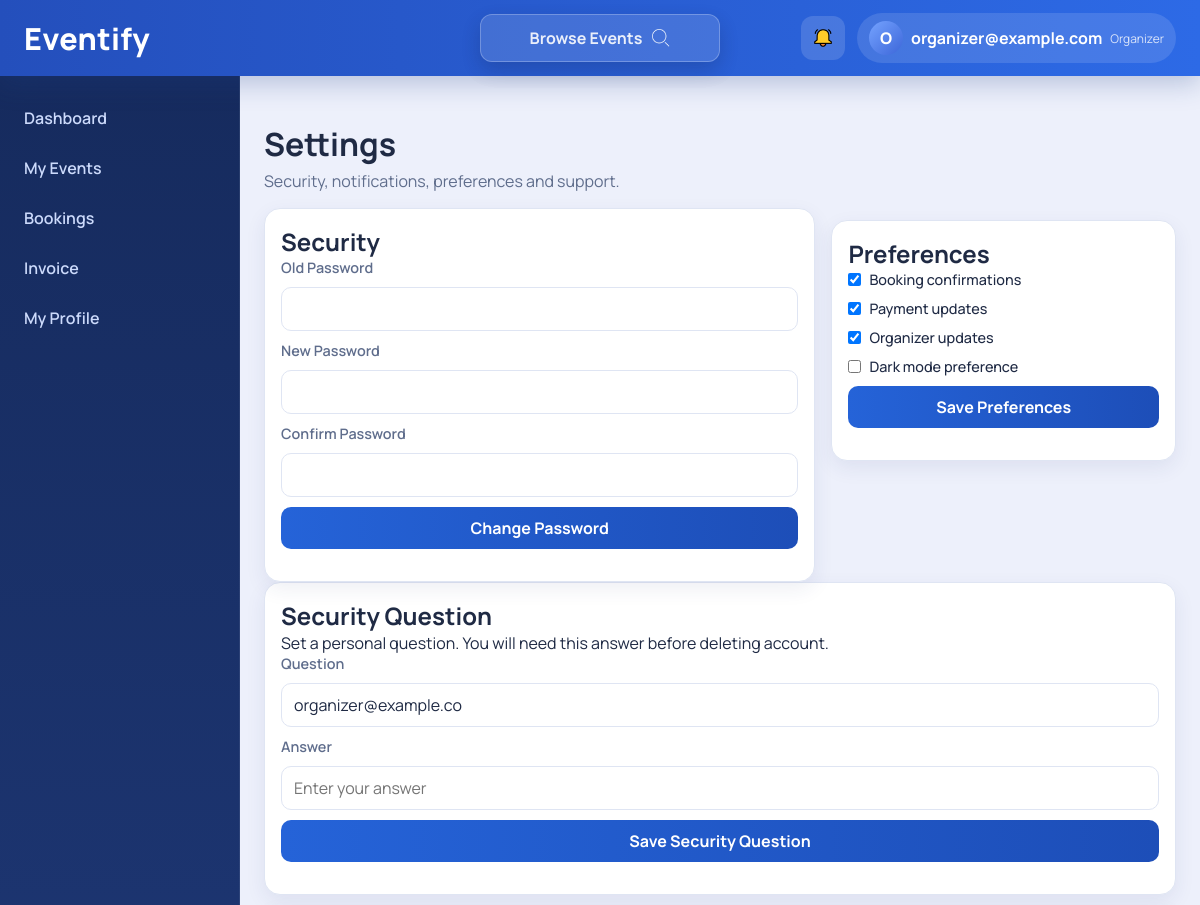
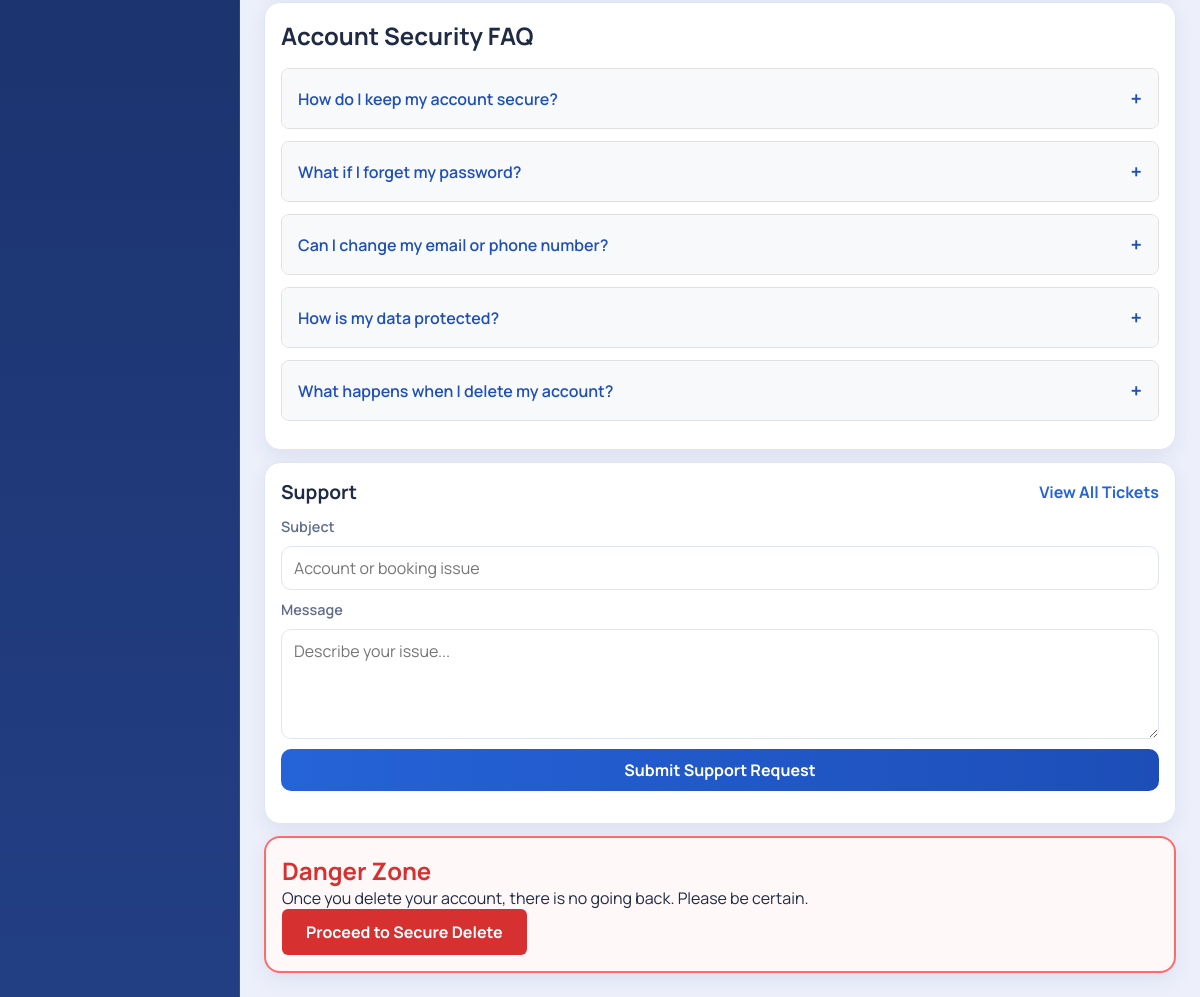
/settings/ (signed in), run on the app's committed database (2 pictures, top to bottom).
### core/models.py (models this page shows, shortened)
class Profile(models.Model):
    ROLE_USER = "user"
    ROLE_ORGANIZER = "organizer"
    ROLE_CHOICES = (
        (ROLE_USER, "User"),
        (ROLE_ORGANIZER, "Organizer"),
    )
    user = models.OneToOneField(User, on_delete=models.CASCADE, related_name="profile")
    role = models.CharField(max_length=20, choices=ROLE_CHOICES, default=ROLE_USER)
    contact = models.CharField(max_length=150)
    phone = models.CharField(max_length=40, blank=True)
    address = models.CharField(max_length=255, blank=True)
    profile_image = models.ImageField(upload_to="profile_images/", blank=True, null=True)
    notification_booking = models.BooleanField(default=True)
    notification_payment = models.BooleanField(default=True)
    notification_updates = models.BooleanField(default=True)
    security_question = models.CharField(max_length=255, blank=True)
    security_answer_hash = models.CharField(max_length=255, blank=True)
    language = models.CharField(max_length=30, default="English")
    dark_mode = models.BooleanField(default=False)
    created_at = models.DateTimeField(auto_now_add=True)
    class Meta:
        constraints = [
            models.UniqueConstraint(fields=["contact", "role"], name="uniq_profile_contact_role"),
        ]

### core/views.py (the view)
# urls.py: path("settings/", views.settings_view, name="settings"),
@login_required(login_url="auth_page")
def settings_view(request):
    ensure_seeded()
    if request.method == "POST":
        if "securityQuestion" in request.POST or "securityAnswer" in request.POST:
            return save_security_question(request)
        return redirect("settings")
    return render_app(request, "core/settings.html", "settings")

### core/services.py (called while the page is built, shortened)
def normalize_language(value):
    selected = (value or "English").strip().title()
    if selected in SUPPORTED_LANGUAGES:
        return selected
    return "English"

def ui_labels(language):
    selected = normalize_language(language)
    return {
        "browse_events": "Browse Events",
        "dashboard": "Dashboard",
        "my_events": "My Events",
        "bookings": "Bookings",
        "my_bookings": "My Bookings",
        "event_history": "Event History",
        "invoice": "Invoice",
        "my_profile": "My Profile",
        "settings": "Settings",
        "logout": "Logout",
        "notifications_aria": "Notifications",
        "browse_events_aria": "Browse Events",
    }

def menu_by_role(role, language="English"):
    labels = ui_labels(language)
    if role == Profile.ROLE_ORGANIZER:
        return [
            {"key": "dashboard", "label": labels["dashboard"], "href": "/dashboard/"},
            {"key": "my-events", "label": labels["my_events"], "href": "/my-events/"},
            {"key": "organizer-bookings", "label": labels["bookings"], "href": "/organizer-bookings/"},
            {"key": "invoices", "label": labels["invoice"], "href": "/invoices/"},
            {"key": "profile", "label": labels["my_profile"], "href": "/profile/"},
        ]

### core/templatetags/core_tags.py (called while the page is built)
@register.filter
def initials(value):
    value = (value or "").strip()
    if not value:
        return "U"
    parts = [p for p in value.split() if p]
    if len(parts) == 1:
        return parts[0][:1].upper()
    return (parts[0][:1] + parts[1][:1]).upper()

### core/views.py (called while the page is built)
def ensure_seeded():
    global _seed_checked
    if _seed_checked:
        return
    seed_demo_data()
    _seed_checked = True

def get_or_create_profile(user):
    profile, _ = Profile.objects.get_or_create(
        user=user,
        defaults={
            "role": Profile.ROLE_USER,
            "contact": user.username,
        },
    )
    if not profile.contact:
        profile.contact = user.username
        profile.save(update_fields=["contact"])
    return profile

### templates/core/settings.html (shortened to what this page needs)
{% extends "core/base_app.html" %}
{% load core_tags %}
{% block content %}
  <section class="page-head">
    <h1>Settings</h1>
    <p>Security, notifications, preferences and support.</p>
  </section>
  <section class="split-grid">
    <div class="card">
      <h2>Security</h2>
      <form action="{% url 'settings_password' %}" method="post">
        <label for="oldPassword">Old Password</label>
        <input id="oldPassword" name="oldPassword" type="password" autocomplete="current-password" required />
        <label for="newPassword">New Password</label>
        <input id="newPassword" name="newPassword" type="password" autocomplete="new-password" required />
        <label for="confirmPassword">Confirm Password</label>
        <input id="confirmPassword" name="confirmPassword" type="password" autocomplete="new-password" required />
        <button type="submit" class="primary-btn">Change Password</button>
      </form>
    </div>
    <div class="card">
      <h2>Preferences</h2>
      <form action="{% url 'settings_preferences' %}" method="post">
        <label class="check-row">
          <input type="checkbox" name="notificationBooking" value="1" {% if current_profile.notification_booking %}checked{% endif %} />
          <span>Booking confirmations</span>
        </label>
        <label class="check-row">
          <input type="checkbox" name="notificationPayment" value="1" {% if current_profile.notification_payment %}checked{% endif %} />
          <span>Payment updates</span>
        </label>
        <label class="check-row">
          <input type="checkbox" name="notificationUpdates" value="1" {% if current_profile.notification_updates %}checked{% endif %} />
          <span>Organizer updates</span>
        </label>
        <label class="check-row">
          <input type="checkbox" name="darkMode" value="1" {% if current_profile.dark_mode %}checked{% endif %} />
          <span>Dark mode preference</span>
        </label>
        <button type="submit" class="primary-btn">Save Preferences</button>
      </form>
    </div>
  </section>
  <section class="card">
    <h2>Security Question</h2>
    <p>Set a personal question. You will need this answer before deleting account.</p>
    {% url 'settings' as settings_url %}
    {% url 'settings_security_question' as settings_security_question_url %}
    <form action="{{ settings_security_question_url|default:settings_url }}" method="post">
      <label for="securityQuestion">Question</label>
      <input
        id="securityQuestion"
        name="securityQuestion"
        type="text"
        maxlength="255"
        placeholder="e.g. What is my childhood nickname?"
        value="{{ current_profile.security_question }}"
        required
      />
      <label for="securityAnswer">Answer</label>
      <input
        id="securityAnswer"
        name="securityAnswer"
        type="password"
        autocomplete="off"
        placeholder="Enter your answer"
        required
      />
      <button type="submit" class="primary-btn">Save Security Question</button>
    </form>
  </section>
  <section class="card">
    <h2>Account Security FAQ</h2>
    <div class="faq-section">
      <details class="faq-item">
        <summary>How do I keep my account secure?</summary>
      </details>
      <details class="faq-item">
        <summary>What if I forget my password?</summary>
      </details>
      <details class="faq-item">
        <summary>Can I change my email or phone number?</summary>
      </details>
      <details class="faq-item">
        <summary>How is my data protected?</summary>
      </details>
      <details class="faq-item">
        <summary>What happens when I delete my account?</summary>
      </details>
    </div>
  </section>
  <section class="card">
    <div class="card-head">
      <h2>Support</h2>
      <a href="{% url 'support' %}">View All Tickets</a>
    </div>
    <form action="{% url 'support' %}" method="post">
      <label>Subject</label>
      <input type="text" name="subject" placeholder="Account or booking issue" required />
      <label>Message</label>
      <textarea name="message" rows="4" placeholder="Describe your issue..." required></textarea>
      <button type="submit" class="primary-btn">Submit Support Request</button>
    </form>
  </section>
  <section class="card danger-zone">
    <h2>Danger Zone</h2>
    <p>Once you delete your account, there is no going back. Please be certain.</p>
    <a href="{% url 'delete_account' %}" class="danger-btn danger-link">Proceed to Secure Delete</a>
  </section>
{% endblock %}

### templates/core/base_app.html (shortened to what this page needs)
﻿{% load static core_tags %}
<!DOCTYPE html>
<html lang="en">
  <head>
    <link rel="stylesheet" href="{% static 'css/style.css' %}" />
  </head>
  <body{% if current_profile.dark_mode %} class="theme-dark"{% endif %}>
    <div class="app-shell">
      <header class="top-nav">
        <a href="{% url 'dashboard' %}" class="brand">Eventify</a>
        <a
          href="{% url 'browse_events' %}"
          class="top-link {% if active_page == 'browse-events' %}active{% endif %}"
        >
          <span>{{ ui_labels.browse_events }}</span>
          <img
            src="{% static 'img/search_data_10102577.png' %}"
            alt=""
            class="browse-link-icon"
            width="16"
            height="16"
          />
        </a>
        <div class="top-actions">
          <a href="{% url 'notifications' %}" class="icon-button" aria-label="{{ ui_labels.notifications_aria }}">
            <img
              src="{% static 'img/alarm_7467233.png' %}"
              alt="Notifications"
              class="alarm-icon"
              width="18"
              height="18"
            />
          </a>
          <details class="user-dropdown">
            <summary>
              {% if current_profile.profile_image %}
                <img
                  src="{{ current_profile.profile_image.url }}"
                  alt="Profile"
                  class="avatar avatar-img"
                  width="34"
                  height="34"
                />
              {% else %}
                <span class="avatar">{{ request.user.first_name|default:request.user.username|initials }}</span>
              {% endif %}
              <span class="user-name">{{ request.user.first_name|default:request.user.username }}</span>
              <span class="user-role">{{ current_profile.role }}</span>
            </summary>
          </details>
        </div>
      </header>
      <aside class="sidebar" id="sidebar">
        <nav>
          {% for item in menu_items %}
            <a
              href="{{ item.href }}"
              class="nav-item {% if item.parent %}sub-item{% endif %} {% if active_page == item.key %}active{% endif %}"
            >
              {{ item.label }}
            </a>
          {% endfor %}
        </nav>
      </aside>
      <main class="content">
        {% block content %}{% endblock %}
      </main>
    </div>
  </body>
</html>

### templates/core/settings.html (style rules this page uses)
.faq-section { margin-top: 16px; }
.faq-item { border: 1px solid #e0e0e0; border-radius: 8px; margin-bottom: 12px; overflow: hidden; }
.faq-item summary { padding: 16px; background: #f8f9fa; cursor: pointer; font-weight: 600; color: #1f4fb9; list-style: none; display: flex; justify-content: space-between; align-items: center; }
.faq-item summary::after { content: '+'; font-size: 20px; font-weight: bold; }
.danger-zone { border: 2px solid #ff6b6b; background: #fff8f8; }
.danger-zone h2 { color: #d63031; }
.danger-btn { background-color: #d63031; color: white; padding: 12px 24px; border: none; border-radius: 6px; font-size: 16px; cursor: pointer; transition: background-color 0.2s; }
.danger-link { display: inline-block; text-decoration: none; }

### data on the page
Profile: role "Organizer", notification_booking "☑", notification_payment "☑", notification_updates "☑", securityQuestion "organizer@example.co"

### other printed values
{{ ui_labels.browse_events }} "Browse Events"
{{ request.user.first_name|default:request.user.username|initials }} "O"
{{ request.user.first_name|default:request.user.username }} "organizer@example.com"
{{ item.label }} "Dashboard" "My Events" "Bookings" "Invoice" "My Profile"
